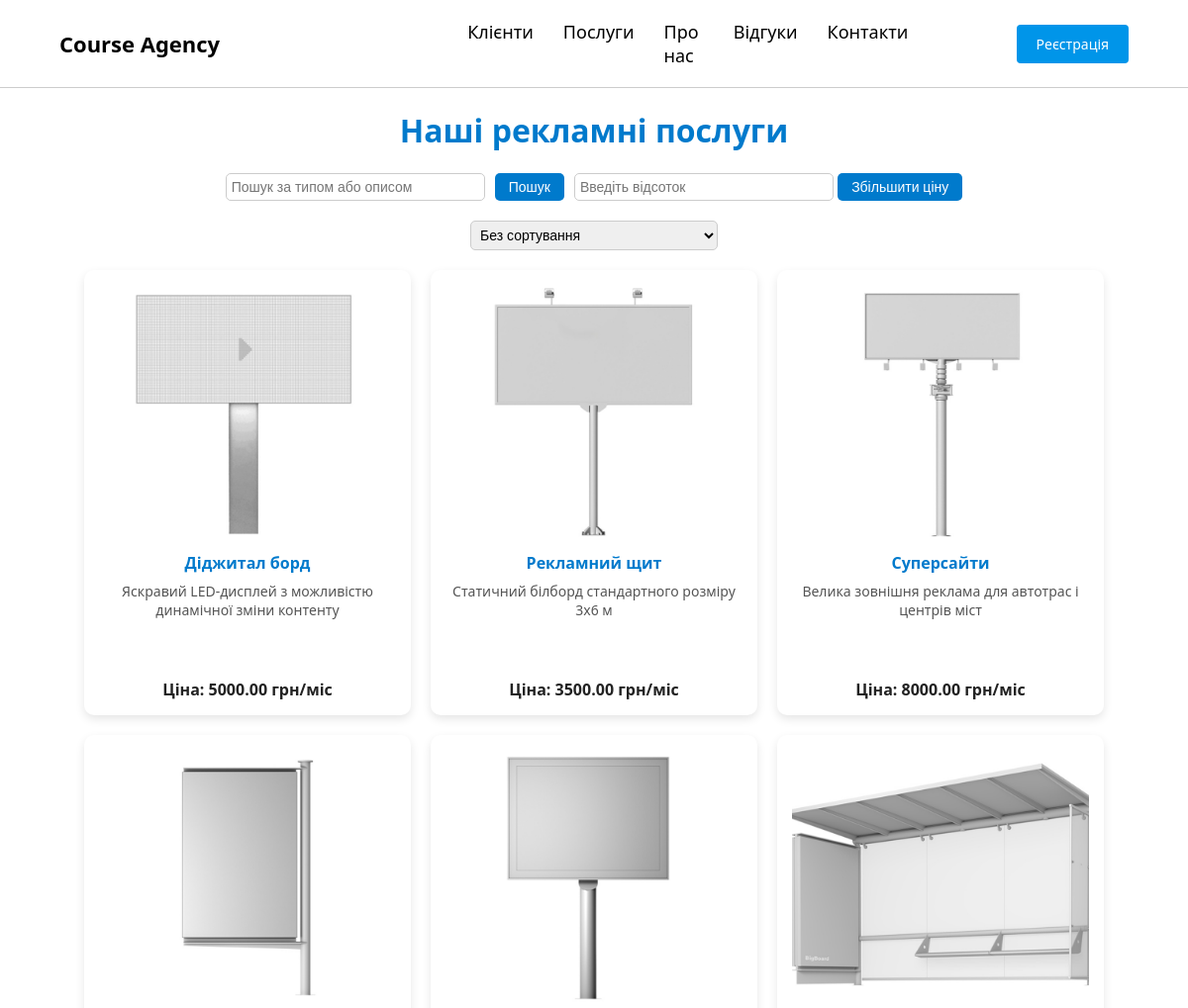
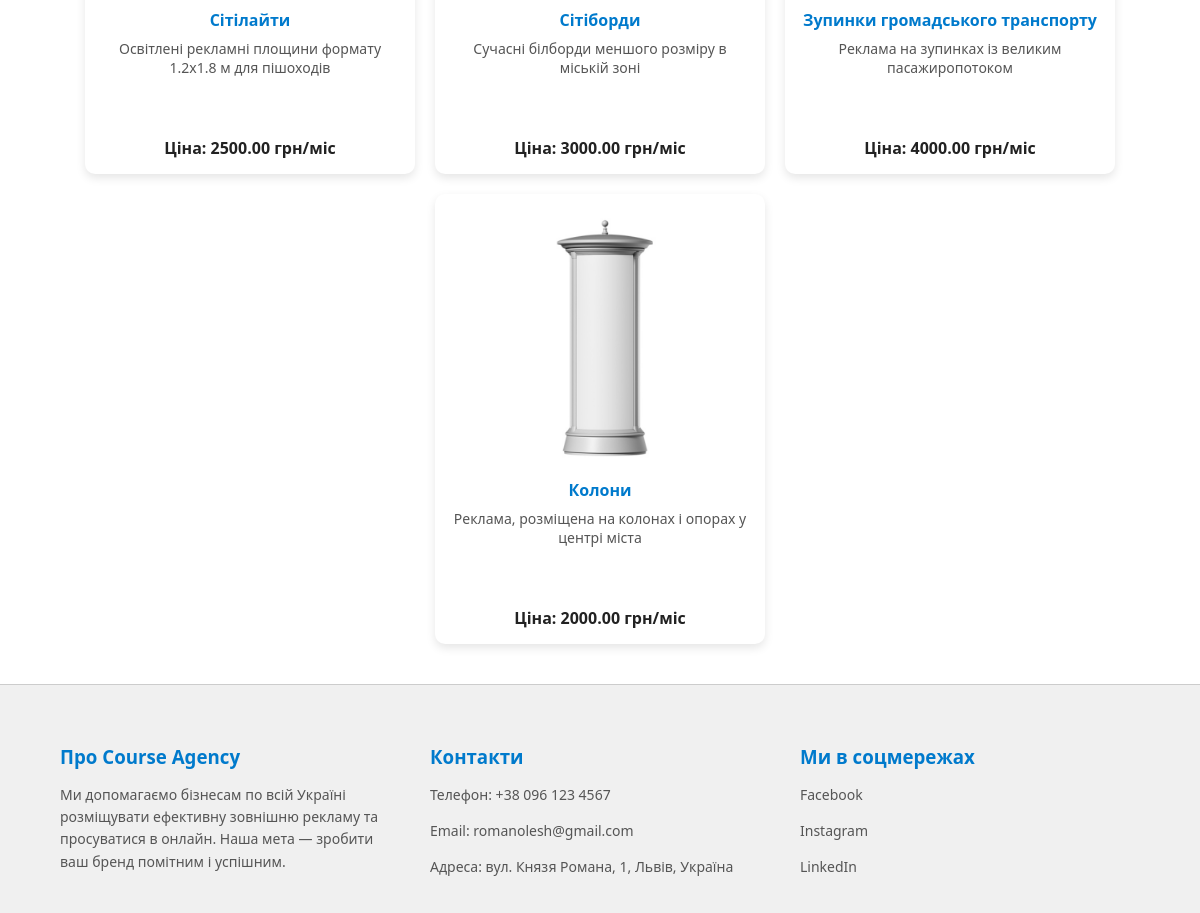
The page /ad_agency_site/services.php on the database as committed earlier (2 pictures, top to bottom).
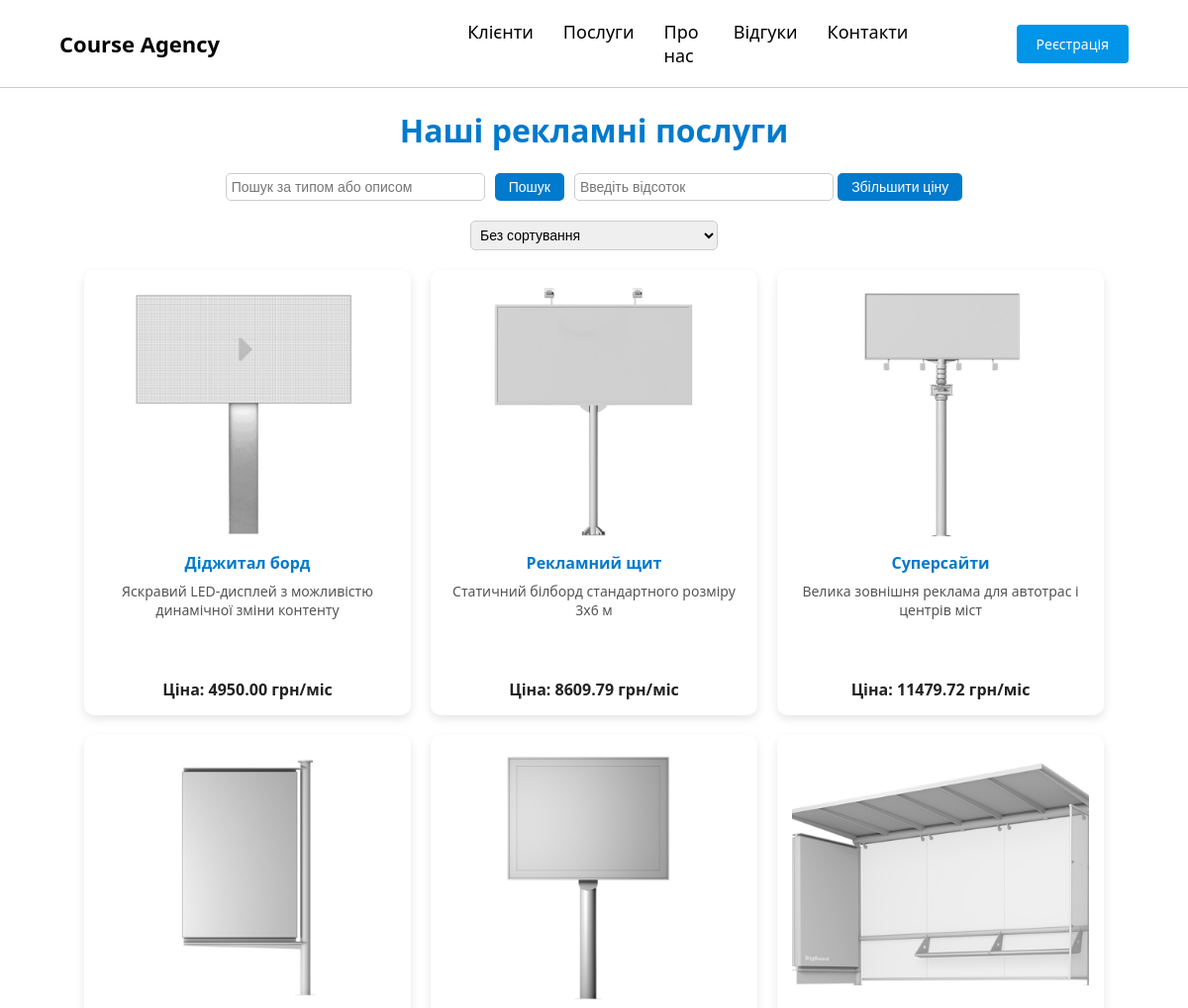
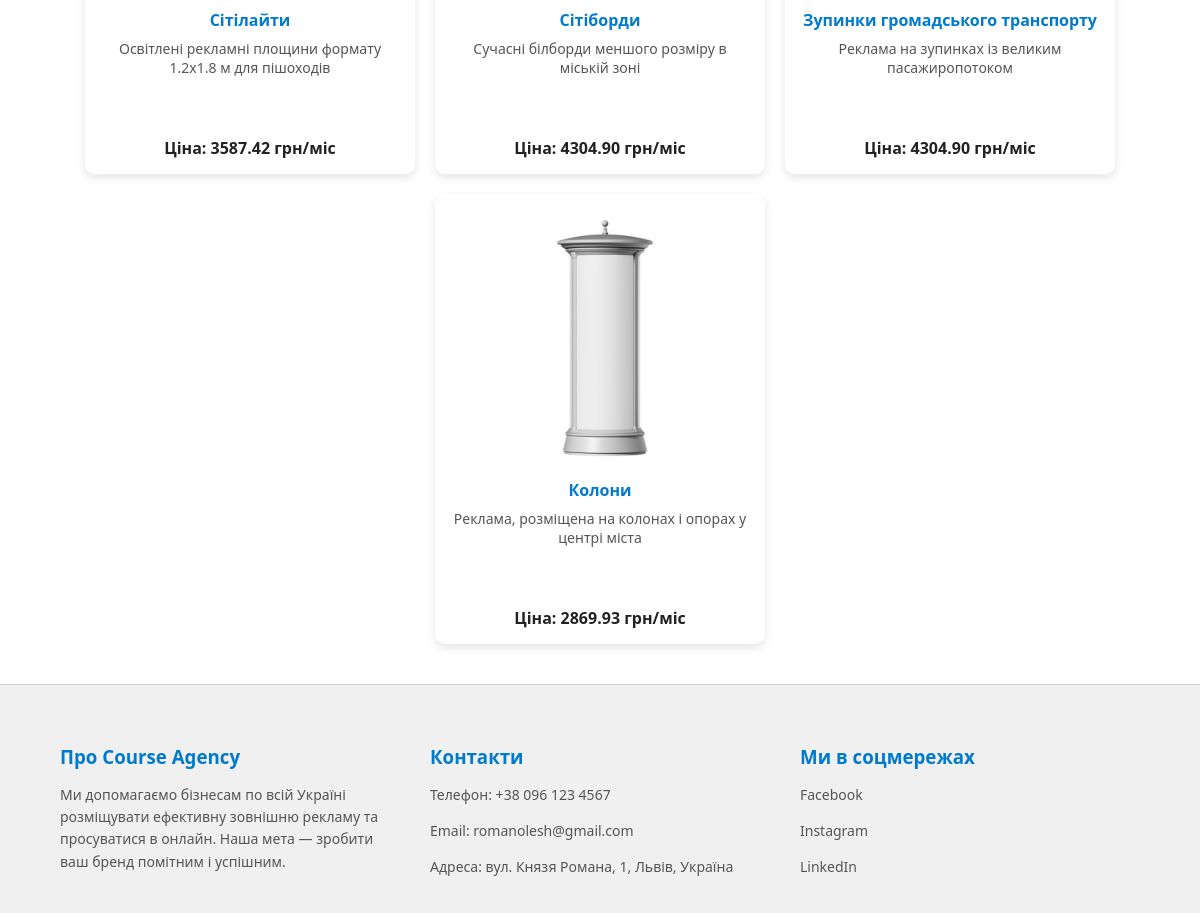
The same page on the database as committed later (2 pictures, top to bottom).
### tables this page shows
CREATE TABLE `adspace` (
  `adspace_id` int(11) NOT NULL,
  `ad_type` varchar(100) NOT NULL,
  `ad_description` text NOT NULL,
  `ad_price` decimal(10,2) NOT NULL,
  `photo` varchar(255) DEFAULT NULL
);

### ad_agency_site/services.php (the view, shortened to what this page needs)
<?php
$role = $_SESSION['user_role'] ?? 'guest';
$connection = getConnection($role);
$sql = "SELECT * FROM Adspace";
$result = mysqli_query($connection, $sql);
?>
<!DOCTYPE html>
<html lang="uk">
<head>
</head>
<body>
    <h1>Наші рекламні послуги</h1>
    <div class="controls">
        <div class="controls-row">
            <form method="get" action="" style="display: flex; gap: 10px;">
                <input class="search-input" type="text" name="search" placeholder="Пошук за типом або описом"
                    value="<?= htmlspecialchars($_GET['search'] ?? '') ?>">
                <button class="search-btn" type="submit">Пошук</button>
            </form>
            <form method="post" style="display: inline;">
                <input class="percent-input" type="number" name="percent" placeholder="Введіть відсоток"
                    value="<?= htmlspecialchars($_POST['percent'] ?? '') ?>">
                <button class="price-btn" type="submit" name="increase_price">Збільшити ціну</button>
            </form>
        </div>
        <div class="controls-row" style="margin-top: 10px; display: flex; gap: 10px; align-items: center;">
            <form method="get" action="" style="display: flex;">
                <select name="sort" class="search-input" onchange="this.form.submit()">
                    <option value="">Без сортування</option>
                </select>
            </form>
        </div>
    </div>
    <div class="adspace-container">
        <?php if (mysqli_num_rows($result) > 0): ?>
            <?php while ($ad = mysqli_fetch_assoc($result)):
                $cardTag = ($role === 'registered') ? 'a href="edit_adspace.php?id=' . $ad['adspace_id'] . '"' : 'div';
            ?>
                <<?= $cardTag ?> class="adspace-card">
                    <?php if ($ad['photo']): ?>
                        <img class="adspace-photo" src="<?= htmlspecialchars($ad['photo']) ?>" alt="Фото реклами">
                    <?php endif; ?>
                    <div class="adspace-type"><?= htmlspecialchars($ad['ad_type']) ?></div>
                    <div class="adspace-description"><?= htmlspecialchars($ad['ad_description']) ?></div>
                    <div class="adspace-price">Ціна: <?= htmlspecialchars($ad['ad_price']) ?> грн/міс</div>
                </<?= explode(' ', $cardTag)[0] ?>>
            <?php endwhile; ?>
        <?php else: ?>
            <p style="text-align:center; color:#666;">Послуг не знайдено.</p>
        <?php endif; ?>
    </div>
</body>
</html>

### ad_agency_site/services.php (style rules this page uses)
body { font-family: 'Segoe UI', Tahoma, Geneva, Verdana, sans-serif; background-color: #f2f2f2; padding: 20px; }
h1 { text-align: center; color: #007acc; }
.controls { display: flex; flex-direction: column; align-items: center; gap: 10px; }
.controls-row { display: flex; flex-wrap: wrap; justify-content: center; gap: 10px; }
.controls form, .controls a { display: inline-block; }
.search-input, .percent-input { padding: 5px; font-size: 14px; border-radius: 5px; border: 1px solid #ccc; width: 250px; }
.search-btn, .add-btn, .price-btn { padding: 6px 14px; font-size: 14px; cursor: pointer; border: none; border-radius: 5px; background-color: #007acc; color: white; text-decoration: none; display: inline-flex; align-items: center; justify-content: center; }
.adspace-container { display: flex; flex-wrap: wrap; justify-content: center; gap: 20px; margin-top: 20px; }
.adspace-card { background-color: white; border-radius: 10px; padding: 15px; box-shadow: 0 4px 10px rgba(0, 0, 0, 0.1); width: 300px; text-align: center; cursor: pointer; transition: transform 0.3s ease; position: relative; color: inherit; text-decoration: none; display: flex; flex-direction: column; height: 420px; }
.adspace-photo { width: 100%; height: 260px; object-fit: cover; border-radius: 8px; margin-bottom: 10px; flex-shrink: 0; }
.adspace-type { font-weight: bold; color: #007acc; margin-bottom: 8px; flex-shrink: 0; }
.adspace-description { font-size: 14px; color: #555; margin-bottom: 8px; flex-grow: 1; overflow: hidden; text-overflow: ellipsis; }
.adspace-price { font-weight: bold; color: #222; flex-shrink: 0; }

Rows that differ between the two databases and show on the page:
changed adspace "Діджитал борд": ad_price "5000.00" → "4950.00"
changed adspace "Рекламний щит": ad_price "3500.00" → "8609.79"
changed adspace "Суперсайти": ad_price "8000.00" → "11479.72"
changed adspace "Сітілайти": ad_price "2500.00" → "3587.42"
changed adspace "Сітіборди": ad_price "3000.00" → "4304.90"
changed adspace "Зупинки громадського транспорту": ad_price "4000.00" → "4304.90"
changed adspace "Колони": ad_price "2000.00" → "2869.93"
